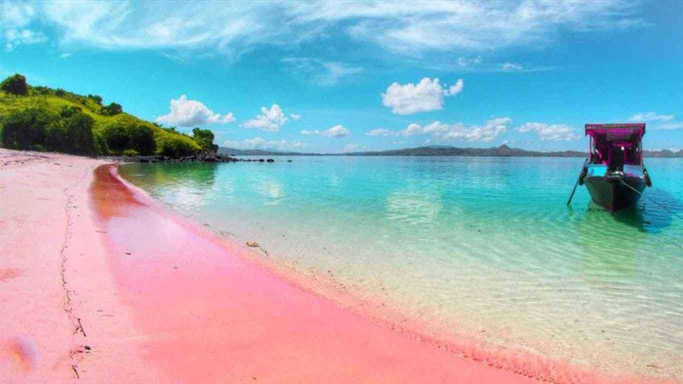
#> input picture Pertemuan 14/Pantai-Tiga-Warna.jpg, 1366 x 768 px (shown at 1/2 size)
$ jupyter execute js12_kmeans.ipynb
#> lines starting #> are read from the running program, lines starting #| are printed output that depends on the picture
# K-Means

Capaian Pembelajaran
1. Mahasiswa dapat menjelaskan konsep K-Means untuk klasterisasi data
2. Mahasiswa dapat menerapkan K-Means pada kasus dunia nyata

## Sekilas tentang k-Means
k-Means adalah salah satu algoritma klasterisasi yang termasuk dalam jenis algoritma unsupervised. Algoritma ini memiliki fungsi untuk mempelajari properti data yang berupa label kelompok data yang bersifat diskrit (jelas dan countable)

## Import Library

[cell 1]
import matplotlib.pyplot as plt
import seaborn as sns; sns.set()
import numpy as np

## Pengantar k-Means

[cell 2]
from sklearn.datasets import make_blobs
X, y_true = make_blobs(n_samples=300, centers=4,
                       cluster_std=0.60, random_state=0)
plt.scatter(X[:, 0], X[:, 1], s=50);

[cell 3]
from sklearn.cluster import KMeans
kmeans = KMeans(n_clusters=4)
kmeans.fit(X)
y_kmeans = kmeans.predict(X)

[cell 4]
plt.scatter(X[:, 0], X[:, 1], c=y_kmeans, s=50, cmap='viridis')

centers = kmeans.cluster_centers_
plt.scatter(centers[:, 0], centers[:, 1], c='black', s=200, alpha=0.5)

## Algoritma Expectation-Maximization

[cell 5]
from sklearn.metrics import pairwise_distances_argmin

def find_clusters(X, n_clusters, rseed=2):
    # 1. Randomly choose clusters
#> called with X = array of shape (300, 2), n_clusters = 4, rseed = 2
    rng = np.random.RandomState(rseed)
    i = rng.permutation(X.shape[0])[:n_clusters]
    centers = X[i]

    while True:
        # 2a. input label center yang baru
        labels = pairwise_distances_argmin(X, centers)

        # 2b. update center dari titik baru
        new_centers = np.array([X[labels == i].mean(0)
                                for i in range(n_clusters)])

        # 2c. cek konvergensi
        if np.all(centers == new_centers):
            break
        centers = new_centers

    return centers, labels

centers, labels = find_clusters(X, 4)
plt.scatter(X[:, 0], X[:, 1], c=labels,s=50, cmap='viridis');

### Perubahan random

[cell 6]
centers, labels = find_clusters(X, 4, rseed=0)
plt.scatter(X[:, 0], X[:, 1], c=labels,s=50, cmap='viridis');

### Optimalisasi Jumlah Klaster

[cell 7]
labels = KMeans(6, random_state=0).fit_predict(X)
plt.scatter(X[:, 0], X[:, 1], c=labels, s=50, cmap='viridis');

### Batas Klaster yang Tidak Selalu Linier

[cell 8]
from sklearn.datasets import make_moons
X, y = make_moons(200, noise=.05, random_state=0)

[cell 9]
labels = KMeans(2, random_state=0).fit_predict(X)
plt.scatter(X[:, 0], X[:, 1], c=labels,s=50, cmap='viridis');

[cell 10]
from sklearn.cluster import SpectralClustering
model = SpectralClustering(n_clusters=2, affinity='nearest_neighbors',
                           assign_labels='kmeans')
labels = model.fit_predict(X)
plt.scatter(X[:, 0], X[:, 1], c=labels, s=50, cmap='viridis');

## Contoh Kasus 1: Karakter Angka

[cell 11]
from sklearn.datasets import load_digits
digits = load_digits()
digits.data.shape

[cell 12]
# terapkan K-Means
kmeans = KMeans(n_clusters=10, random_state=0)
clusters = kmeans.fit_predict(digits.data)
kmeans.cluster_centers_.shape

[cell 13]
fig, ax = plt.subplots(2, 5, figsize=(8, 3))
centers = kmeans.cluster_centers_.reshape(10, 8, 8)
for axi, center in zip(ax.flat, centers):
    axi.set(xticks=[], yticks=[])
    axi.imshow(center, interpolation='nearest', cmap=plt.cm.binary)
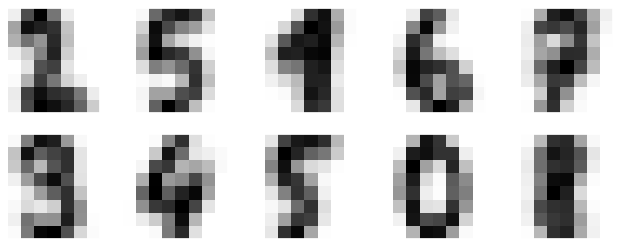
#> figure drawn by matplotlib, 10 panels

[cell 14]
from scipy.stats import mode

labels = np.zeros_like(clusters)
for i in range(10):
    mask = (clusters == i)
    labels[mask] = mode(digits.target[mask])[0]

[cell 15]
from sklearn.metrics import accuracy_score
accuracy_score(digits.target, labels)

[cell 16]
from sklearn.metrics import confusion_matrix
mat = confusion_matrix(digits.target, labels)
sns.heatmap(mat.T, square=True, annot=True, fmt='d', cbar=False,
            xticklabels=digits.target_names,
            yticklabels=digits.target_names)
plt.xlabel('true label')
plt.ylabel('predicted label');
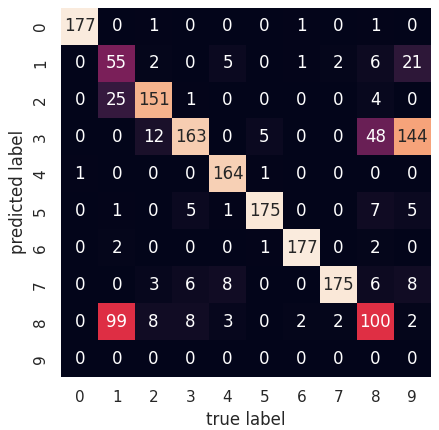
#> figure drawn by matplotlib, 1 panel

[cell 17]
from sklearn.manifold import TSNE


tsne = TSNE(n_components=2, init='random', random_state=0)
digits_proj = tsne.fit_transform(digits.data)

# hitung klaster
kmeans = KMeans(n_clusters=10, random_state=0)
clusters = kmeans.fit_predict(digits_proj)

# permutasi label
labels = np.zeros_like(clusters)
for i in range(10):
    mask = (clusters == i)
    labels[mask] = mode(digits.target[mask])[0]

# hitung akurasi
accuracy_score(digits.target, labels)

## Studi Kasus 2: Kompresi Citra

[cell 18]
from sklearn.datasets import load_sample_image
flower = load_sample_image("flower.jpg")
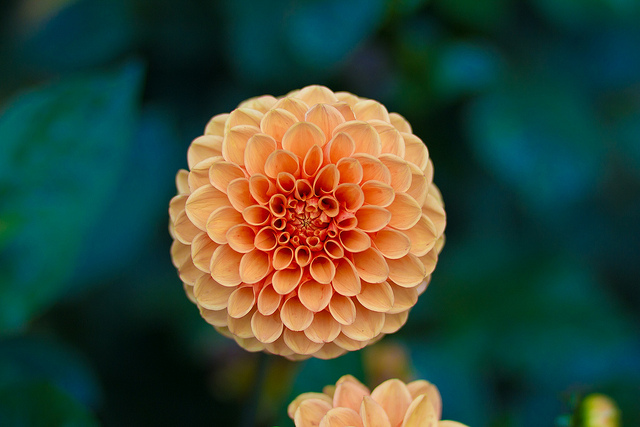
#> flower: shape (427, 640, 3); mean R, G, B 55.1, 73.6, 57
ax = plt.axes(xticks=[], yticks=[])
ax.imshow(flower);

[cell 19]
flower.shape
#> Out = (427, 640, 3)

[cell 20]
data = flower / 255.0
data = data.reshape(427 * 640, 3)
data.shape
#> Out = (273280, 3)

[cell 21]
def plot_pixels(data, title, colors=None, N=10000):
#> called with data = array of shape (273280, 3), N = 10000
    if colors is None:
        colors = data

    # choose a random subset
    rng = np.random.RandomState(0)
    i = rng.permutation(data.shape[0])[:N]
    colors = colors[i]
    R, G, B = data[i].T
#> R = 10000 values, max 1 at index 1012, min 0 at index 1, mean 0.217; G = 10000 values, max 0.863 at index 1656, min 0 at index 164, mean 0.29; B = 10000 values, max 0.737 at index 1656, min 0 at index 44, mean 0.225

    fig, ax = plt.subplots(1, 2, figsize=(16, 6))
    ax[0].scatter(R, G, color=colors, marker='.')
    ax[0].set(xlabel='Red', ylabel='Green', xlim=(0, 1), ylim=(0, 1))

    ax[1].scatter(R, B, color=colors, marker='.')
    ax[1].set(xlabel='Red', ylabel='Blue', xlim=(0, 1), ylim=(0, 1))

    fig.suptitle(title, size=20);

[cell 22]
plot_pixels(data, title='Input color space: 16 million possible colors')

[cell 23]
import warnings; warnings.simplefilter('ignore')  # Fix NumPy issues.

from sklearn.cluster import MiniBatchKMeans
kmeans = MiniBatchKMeans(16)
kmeans.fit(data)
new_colors = kmeans.cluster_centers_[kmeans.predict(data)]

plot_pixels(data, colors=new_colors,title="Reduced color space: 16 colors")
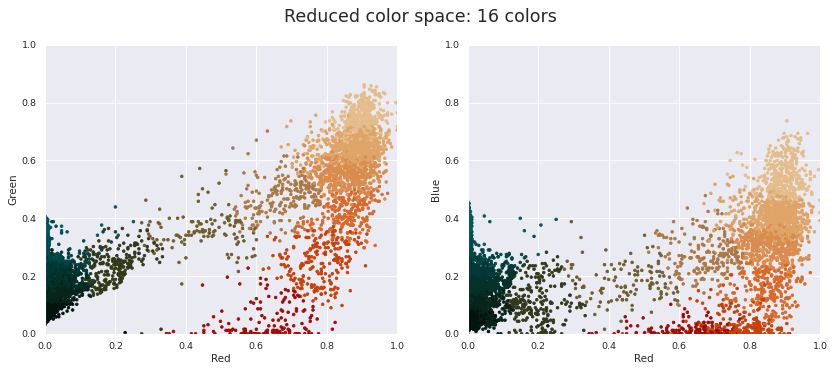
#> figure drawn by matplotlib, 2 panels

[cell 24]
flower_recolored = new_colors.reshape(flower.shape)
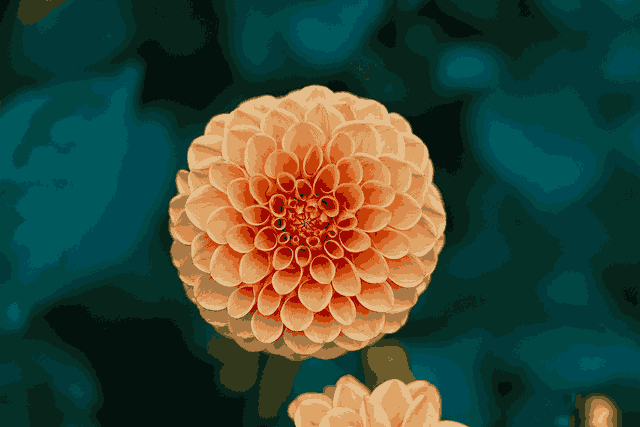
#> flower_recolored: shape (427, 640, 3) float64; mean R, G, B 0.216, 0.288, 0.223

fig, ax = plt.subplots(1, 2, figsize=(16, 6),
                       subplot_kw=dict(xticks=[], yticks=[]))
fig.subplots_adjust(wspace=0.05)
ax[0].imshow(flower)
ax[0].set_title('Original Image', size=16)
ax[1].imshow(flower_recolored)
ax[1].set_title('16-color Image', size=16);

[cell 25]
from sklearn.metrics import silhouette_score

sil = []
kmax = 10

for k in range(2, kmax+1):
  kmeans = KMeans(n_clusters = k).fit(X)
  labels = kmeans.labels_
  sil.append(silhouette_score(X, labels, metric = 'euclidean'))

[cell 26]
def calculate_WSS(points, kmax):
  sse = []
  for k in range(1, kmax+1):
    kmeans = KMeans(n_clusters = k).fit(points)
    centroids = kmeans.cluster_centers_
    pred_clusters = kmeans.predict(points)
    curr_sse = 0


    for i in range(len(points)):
      curr_center = centroids[pred_clusters[i]]
      curr_sse += (points[i, 0] - curr_center[0]) * 2 + (points[i, 1] - curr_center[1]) * 2

    sse.append(curr_sse)
  return sse

[cell 27]
xsil = [1,2,3,4,5,6,7,8,9]

plt.plot(xsil, sil)
plt.title('Elbow Method - Silhouette')
plt.xlabel('Jumlah Klaster')
plt.ylabel('Nilai Silhouette')
plt.show()
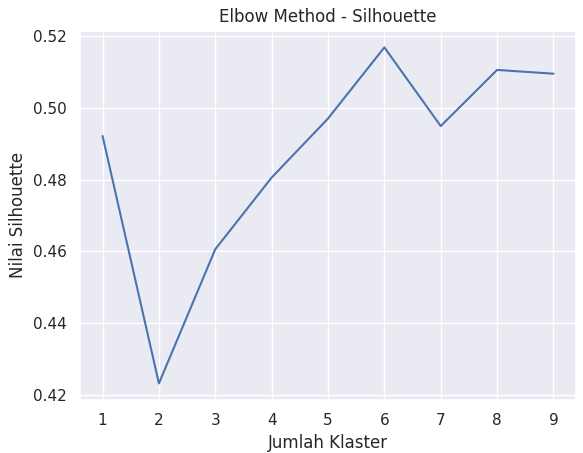
#> figure drawn by matplotlib, 1 panel

[cell 28]
def calculate_WSS(points, kmax):
#> called with points = array of shape (200, 2), kmax = 10
  sse = []
  for k in range(1, kmax+1):
    kmeans = KMeans(n_clusters = k).fit(points)
    centroids = kmeans.cluster_centers_
    pred_clusters = kmeans.predict(points)
    curr_sse = 0


    for i in range(len(points)):
      curr_center = centroids[pred_clusters[i]]
      curr_sse += (points[i, 0] - curr_center[0]) ** 2 + (points[i, 1] - curr_center[1]) ** 2

    sse.append(curr_sse)
  return sse

[cell 29]
ycall = [1,2,3,4,5,6,7,8,9,10]

yWSS = calculate_WSS(X, 10)

plt.plot(ycall, yWSS)
plt.title('Elbow Method - WSS')
plt.xlabel('Amount of Cluster')
plt.ylabel('WSS Value')
plt.show()
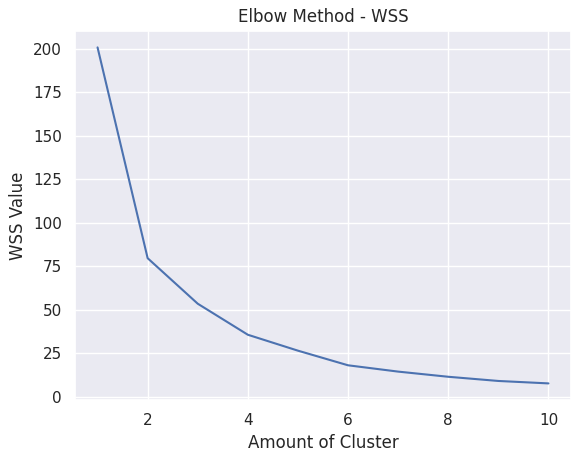
#> figure drawn by matplotlib, 1 panel; curve peaks at x = 1, y = 200.7

[cell 30]
from skimage import io

img = io.imread("Pantai-Tiga-Warna.jpg")
#> img is the input picture: shape (768, 1366, 3); mean R, G, B 156.4, 178.3, 188.2
io.imshow(img)

[cell 31]
img.shape
#> Out = (768, 1366, 3)

[cell 32]
data = img / 255.0
#> data: shape (768, 1366, 3) float64
data = data.reshape(768 * 1366, 3)
data.shape
#> Out = (1049088, 3)

[cell 33]
def plot_pixels(data, title, colors=None, N=10000):
#> called with data = array of shape (1049088, 3), N = 10000
    if colors is None:
        colors = data

    # choose a random subset
    rng = np.random.RandomState(0)
    i = rng.permutation(data.shape[0])[:N]
    colors = colors[i]
    R, G, B = data[i].T
#> R = 10000 values, max 1 at index 11, min 0 at index 37, mean 0.614; G = 10000 values, max 0.992 at index 9547, min 0 at index 3701, mean 0.697; B = 10000 values, max 1 at index 388, min 0 at index 203, mean 0.736

    fig, ax = plt.subplots(1, 2, figsize=(16, 6))
    ax[0].scatter(R, G, color=colors, marker='.')
    ax[0].set(xlabel='Red', ylabel='Green', xlim=(0, 1), ylim=(0, 1))

    ax[1].scatter(R, B, color=colors, marker='.')
    ax[1].set(xlabel='Red', ylabel='Blue', xlim=(0, 1), ylim=(0, 1))

    fig.suptitle(title, size=20);

[cell 34]
plot_pixels(data, title='Input color space: 16 million possible colors')
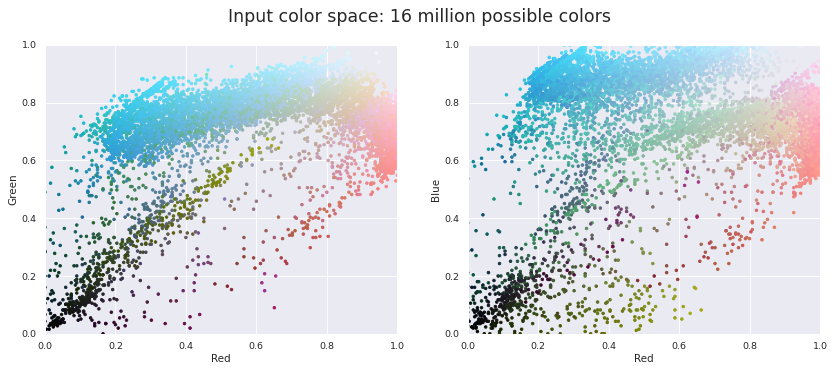
#> figure drawn by matplotlib, 2 panels

[cell 35]
import warnings; warnings.simplefilter('ignore')  # Fix NumPy issues.

from sklearn.cluster import MiniBatchKMeans
kmeans = MiniBatchKMeans(16)
kmeans.fit(data)
new_colors = kmeans.cluster_centers_[kmeans.predict(data)]

plot_pixels(data, colors=new_colors,title="Reduced color space: 16 colors")
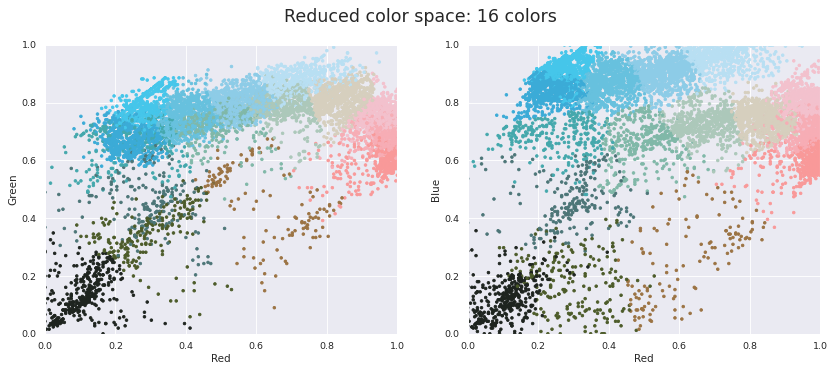
#> figure drawn by matplotlib, 2 panels

[cell 36]
img_recolored = new_colors.reshape(img.shape)
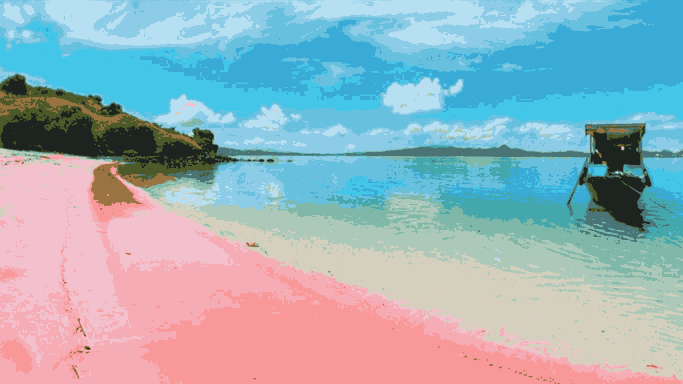
#> img_recolored: shape (768, 1366, 3) float64 (shown at 1/2 size); mean R, G, B 0.613, 0.699, 0.738

fig, ax = plt.subplots(1, 2, figsize=(16, 6),
                       subplot_kw=dict(xticks=[], yticks=[]))
fig.subplots_adjust(wspace=0.05)
ax[0].imshow(img)
ax[0].set_title('Original Image', size=16)
ax[1].imshow(img_recolored)
ax[1].set_title('16-color Image', size=16);
